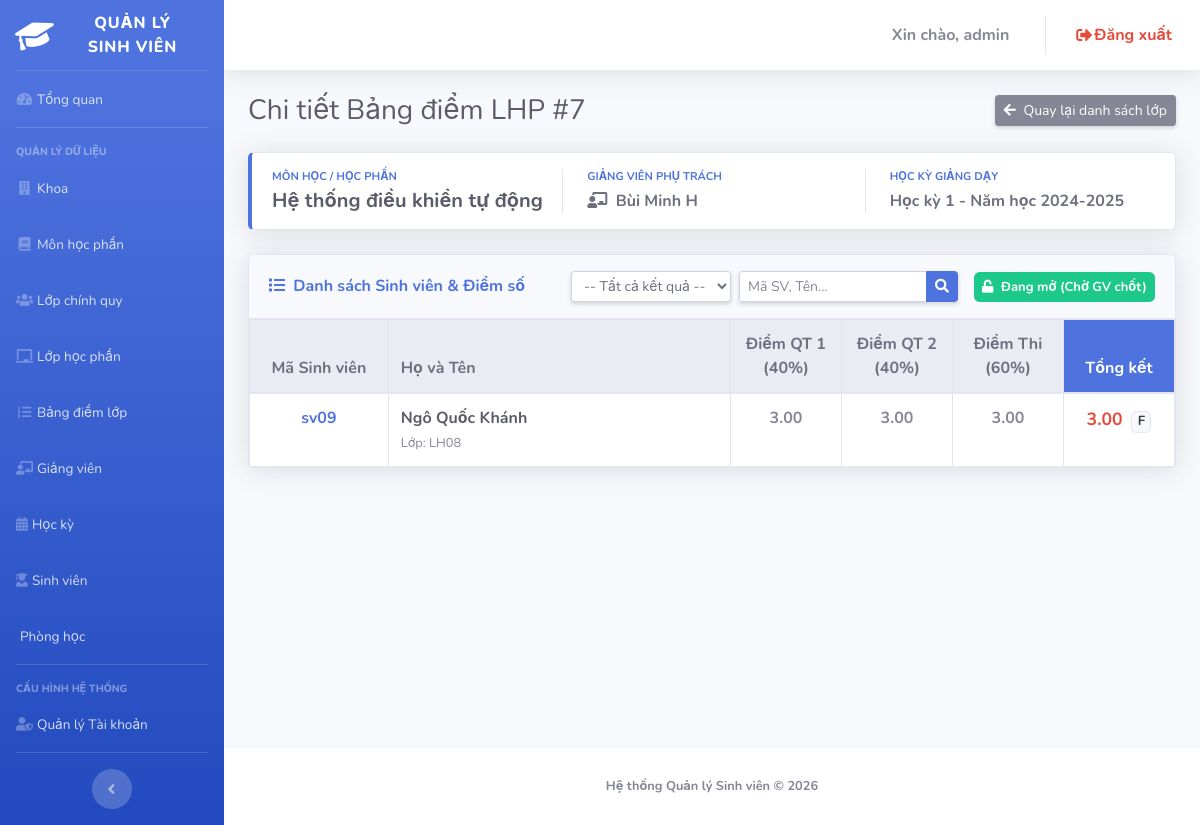
The page /admin/index.php?page=grade_detail&maLHP=7 (signed in) on the database its author committed.
### tables this page shows
CREATE TABLE `courseclasses` (
  `maLHP` int(11) NOT NULL,
  `maMH` varchar(20) NOT NULL,
  `maHK` varchar(20) NOT NULL,
  `maGV` varchar(20) NOT NULL,
  `isLocked` tinyint(1) DEFAULT 0
);

CREATE TABLE `courses` (
  `maMH` varchar(20) NOT NULL,
  `tenMH` varchar(100) NOT NULL,
  `soTinChi` int(11) DEFAULT 3,
  `maKhoa` varchar(20) NOT NULL
);

CREATE TABLE `teachers` (
  `maGV` varchar(20) NOT NULL,
  `hoTenGV` varchar(100) NOT NULL,
  `email` varchar(100) DEFAULT NULL,
  `sdt` varchar(20) DEFAULT NULL
);

CREATE TABLE `semesters` (
  `maHK` varchar(20) NOT NULL,
  `tenHK` varchar(50) NOT NULL
);

CREATE TABLE `grades` (
  `maSV` varchar(20) NOT NULL,
  `maLHP` int(11) NOT NULL,
  `diem1` decimal(4, 2) DEFAULT NULL CHECK (
    `diem1` between 0 and 10
  ),
  `diem2` decimal(4, 2) DEFAULT NULL CHECK (
    `diem2` between 0 and 10
  ),
  `diemThi` decimal(4, 2) DEFAULT NULL CHECK (
    `diemThi` between 0 and 10
  ),
  `diemTong` decimal(4, 2) GENERATED ALWAYS AS (
    cast(
      (`diem1` + `diem2`) / 2.0 * 0.4 + `diemThi` * 0.6 as decimal(4, 2)
    )
  ) VIRTUAL,
  `diemTongChu` varchar(2) GENERATED ALWAYS AS (
    case
      when `diemTong` is null then NULL
      when `diemTong` >= 8.5 then 'A'
      when `diemTong` >= 8.0 then 'B+'
      when `diemTong` >= 7.0 then 'B'
      when `diemTong` >= 6.5 then 'C+'
      when `diemTong` >= 5.5 then 'C'
      when `diemTong` >= 5.0 then 'D+'
      when `diemTong` >= 4.0 then 'D'
      else 'F'
    end
  ) VIRTUAL
);

CREATE TABLE `students` (
  `maSV` varchar(20) NOT NULL,
  `hoTen` varchar(100) NOT NULL,
  `gioiTinh` varchar(10) DEFAULT NULL,
  `namSinh` int(11) DEFAULT NULL,
  `diaChi` varchar(200) DEFAULT NULL,
  `email` varchar(100) DEFAULT NULL,
  `sdt` varchar(20) DEFAULT NULL,
  `maLop` varchar(20) NOT NULL
);

### admin/grade_detail.php (the view, shortened to what this page needs)
<?php
$maLHP = $_GET['maLHP'] ?? '';
$infoSql = "SELECT cc.maLHP, c.tenMH, s.tenHK, t.hoTenGV, cc.isLocked
            FROM CourseClasses cc
            JOIN Courses c ON cc.maMH = c.maMH
            JOIN Semesters s ON cc.maHK = s.maHK
            JOIN Teachers t ON cc.maGV = t.maGV
            WHERE cc.maLHP = ? LIMIT 1";
$stmtInfo = $pdo->prepare($infoSql);
$stmtInfo->execute([$maLHP]);
$classInfo = $stmtInfo->fetch();
$keyword = trim($_GET['keyword'] ?? '');
$listSql = "SELECT g.*, s.hoTen, s.maLop
            FROM Grades g
            JOIN Students s ON g.maSV = s.maSV
            WHERE g.maLHP = :maLHP";
$params = ['maLHP' => $maLHP];
$listSql .= " ORDER BY s.maSV ASC";
$stmtList = $pdo->prepare($listSql);
$stmtList->execute($params);
$studentsList = $stmtList->fetchAll();
?>
<div class="d-sm-flex align-items-center justify-content-between mb-4">
    <h1 class="h3 mb-0 text-gray-800">Chi tiết Bảng điểm LHP #<?= htmlspecialchars($maLHP) ?></h1>
    <a href="index.php?page=grades" class="btn btn-secondary btn-sm shadow-sm">
        <i class="fas fa-arrow-left mr-1"></i> Quay lại danh sách lớp
    </a>
</div>
<div class="card border-left-primary shadow mb-4">
    <div class="card-body py-3">
        <div class="row align-items-center">
            <div class="col-md-4">
                <div class="text-xs font-weight-bold text-primary text-uppercase mb-1">Môn học / Học phần</div>
                <div class="h5 mb-0 font-weight-bold text-gray-800"><?= htmlspecialchars($classInfo['tenMH']) ?></div>
            </div>
            <div class="col-md-4 border-left pl-4">
                <div class="text-xs font-weight-bold text-primary text-uppercase mb-1">Giảng viên phụ trách</div>
                <div class="mb-0 font-weight-bold text-gray-700"><i class="fas fa-chalkboard-teacher mr-1"></i> <?= htmlspecialchars($classInfo['hoTenGV']) ?></div>
            </div>
            <div class="col-md-4 border-left pl-4">
                <div class="text-xs font-weight-bold text-primary text-uppercase mb-1">Học kỳ giảng dạy</div>
                <div class="mb-0 font-weight-bold text-gray-700"><?= htmlspecialchars($classInfo['tenHK']) ?></div>
            </div>
        </div>
    </div>
</div>
<div class="card shadow mb-4">
    <div class="card-header py-3 d-flex flex-column flex-lg-row align-items-lg-center justify-content-between bg-light">
        <h6 class="m-0 font-weight-bold text-primary mb-2 mb-lg-0"><i class="fas fa-list mr-1"></i> Danh sách Sinh viên & Điểm số</h6>
        <div class="d-flex align-items-center flex-column flex-md-row">
            <form method="GET" action="index.php" class="form-inline mb-2 mb-md-0 mr-md-3">
                <select name="status" class="form-control form-control-sm mr-2 shadow-sm" onchange="this.form.submit()">
                    <option value="">-- Tất cả kết quả --</option>
                </select>
                <div class="input-group input-group-sm shadow-sm">
                    <input type="text" name="keyword" class="form-control" placeholder="Mã SV, Tên..." value="<?= htmlspecialchars($keyword) ?>">
                    <div class="input-group-append">
                        <button class="btn btn-primary" type="submit"><i class="fas fa-search"></i></button>
                    </div>
                </div>
            </form>
            <?php if ((int)$classInfo['isLocked'] === 1): ?>
                <form method="POST" action="index.php?page=grade_detail&maLHP=<?= $maLHP ?>">
                    <input type="hidden" name="action" value="unlock_grades">
                    <button type="submit" class="btn btn-danger btn-sm font-weight-bold shadow-sm" onclick="return confirm('Mở khóa đồng nghĩa với việc cho phép giảng viên sửa điểm trở lại. Chắc chắn mở?')">
                        <i class="fas fa-lock-open mr-1"></i> MỞ KHÓA BẢNG ĐIỂM
                    </button>
                </form>
            <?php else: ?>
                <span class="badge badge-success p-2 font-weight-bold" style="font-size: 13px;"><i class="fas fa-unlock mr-1"></i> Đang mở (Chờ GV chốt)</span>
            <?php endif; ?>
        </div>
    </div>
    <div class="card-body p-0">
        <div class="table-responsive">
            <table class="table table-bordered table-hover align-middle mb-0 text-center" width="100%">
                <thead class="thead-light">
                    <tr>
                        <th width="15%">Mã Sinh viên</th>
                        <th class="text-left">Họ và Tên</th>
                        <th width="12%">Điểm QT 1 (40%)</th>
                        <th width="12%">Điểm QT 2 (40%)</th>
                        <th width="12%">Điểm Thi (60%)</th>
                        <th width="12%" class="bg-primary text-white">Tổng kết</th>
                    </tr>
                </thead>
                <tbody>
                    <?php if(empty($studentsList)): ?>
                        <tr><td colspan="6" class="py-5 text-muted">Không có sinh viên nào khớp với điều kiện tìm kiếm/lọc.</td></tr>
                    <?php else: ?>
                        <?php foreach ($studentsList as $g): ?>
                        <tr>
                            <td class="font-weight-bold text-dark">
                                <a href="index.php?page=profile&role=Student&username=<?= urlencode($g['maSV']) ?>" class="text-primary text-decoration-none"><?= htmlspecialchars($g['maSV']) ?></a>
                            </td>
                            <td class="text-left">
                                <a href="index.php?page=profile&role=Student&username=<?= urlencode($g['maSV']) ?>" class="text-dark"><b><?= htmlspecialchars($g['hoTen']) ?></b></a><br>
                                <small class="text-muted">Lớp: <?= htmlspecialchars($g['maLop']) ?></small>
                            </td>
                            <td class="font-weight-bold text-secondary"><?= $g['diem1'] ?? '-' ?></td>
                            <td class="font-weight-bold text-secondary"><?= $g['diem2'] ?? '-' ?></td>
                            <td class="font-weight-bold text-secondary"><?= $g['diemThi'] ?? '-' ?></td>
                            <?php
                                $diemColor = 'text-dark';
                                if ($g['diemTong'] !== null) {
                                    $diemColor = ($g['diemTong'] < 4.0) ? 'text-danger' : 'text-success';
                                }
                            ?>
                            <td class="font-weight-bold <?= $diemColor ?> table-gray" style="font-size: 1.1rem;">
                                <?= $g['diemTong'] ?? '-' ?> <?php if($g['diemTongChu']): ?><span class="badge badge-light border ml-1"><?= $g['diemTongChu'] ?></span><?php endif; ?>
                            </td>
                        </tr>
                        <?php endforeach; ?>
                    <?php endif; ?>
                </tbody>
            </table>
        </div>
    </div>
</div>

### rows shown on the page
courseclasses: maMH.tenMH "Hệ thống điều khiển tự động", maGV.hoTenGV "Bùi Minh H", maHK.tenHK "Học kỳ 1 - Năm học 2024-2025"
grades: maSV "sv09", maSV.hoTen "Ngô Quốc Khánh", maSV.maLop "LH08", diem1 "3.00", diem2 "3.00", diemThi "3.00", diemTong "3.00", diemTongChu "F"

### other values the page prints
$_SESSION['user']['username'] "admin"
$maLHP "7"
